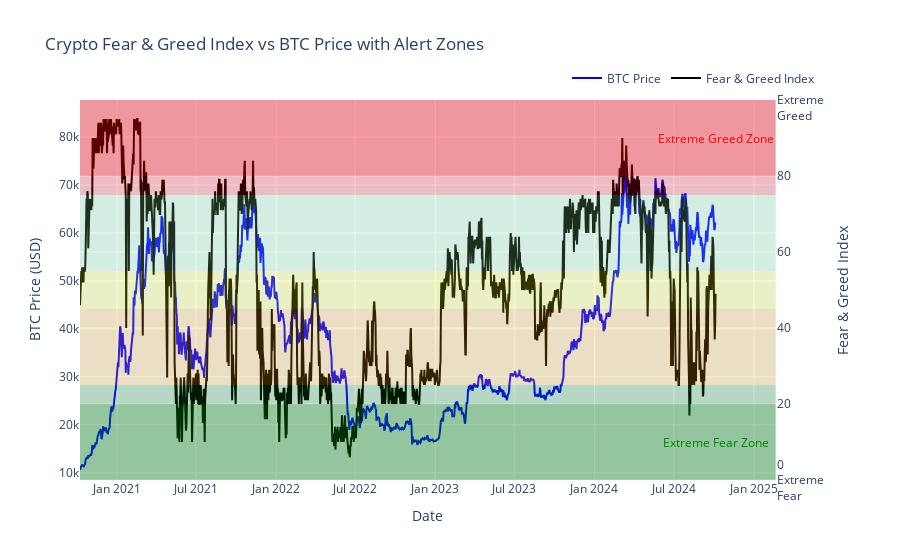

Here is the notebook cell this chart was saved with:
### Code cell
time_period = 365*2
bitcoin_df = get_bitcoin_price_data(time_period)  # Last 120 days

merged_bitcoin_fg_df = merge_data(fear_greed_df, bitcoin_df)
fig = plot_data_with_fear_greed_alerts(merged_bitcoin_fg_df, "BTC")
fig.show()

### Figure 1 — Plotly figure (JSON) as saved in the notebook; plotly's stock layout.template omitted (floating-point values rounded to 4 significant figures; data arrays with more than 128 entries replaced by an {"elided": "..."} marker saying what was removed)
{"data": [{"line": {"color": "blue"}, "name": "BTC Price", "type": "scatter", "x": {"elided": "1459 str values"}, "xaxis": "x", "y": {"elided": "1459 float values"}, "yaxis": "y"}, {"line": {"color": "black", "width": 2}, "name": "Fear & Greed Index", "type": "scatter", "x": {"elided": "1459 str values"}, "xaxis": "x", "y": {"elided": "1459 int values"}, "yaxis": "y2"}], "layout": {"annotations": [{"font": {"color": "green"}, "showarrow": false, "text": "Extreme Fear Zone", "x": "2024-10-05", "y": 10, "yref": "y2"}, {"font": {"color": "red"}, "showarrow": false, "text": "Extreme Greed Zone", "x": "2024-10-05", "y": 90, "yref": "y2"}], "hovermode": "x unified", "legend": {"orientation": "h", "x": 1, "xanchor": "right", "y": 1.02, "yanchor": "bottom"}, "shapes": [{"fillcolor": "green", "line": {"width": 0}, "opacity": 0.2, "type": "rect", "x0": 0, "x1": 1, "xref": "x domain", "y0": 0, "y1": 25, "yref": "y2"}, {"fillcolor": "orange", "line": {"width": 0}, "opacity": 0.2, "type": "rect", "x0": 0, "x1": 1, "xref": "x domain", "y0": 25, "y1": 45, "yref": "y2"}, {"fillcolor": "yellow", "line": {"width": 0}, "opacity": 0.2, "type": "rect", "x0": 0, "x1": 1, "xref": "x domain", "y0": 45, "y1": 55, "yref": "y2"}, {"fillcolor": "lightgreen", "line": {"width": 0}, "opacity": 0.2, "type": "rect", "x0": 0, "x1": 1, "xref": "x domain", "y0": 55, "y1": 75, "yref": "y2"}, {"fillcolor": "red", "line": {"width": 0}, "opacity": 0.2, "type": "rect", "x0": 0, "x1": 1, "xref": "x domain", "y0": 75, "y1": 100, "yref": "y2"}, {"fillcolor": "green", "line": {"width": 0}, "opacity": 0.2, "type": "rect", "x0": 0, "x1": 1, "xref": "x domain", "y0": 0, "y1": 20, "yref": "y2"}, {"fillcolor": "red", "line": {"width": 0}, "opacity": 0.2, "type": "rect", "x0": 0, "x1": 1, "xref": "x domain", "y0": 80, "y1": 100, "yref": "y2"}], "title": {"text": "Crypto Fear & Greed Index vs BTC Price with Alert Zones"}, "xaxis": {"anchor": "y", "domain": [0, 0.94], "title": {"text": "Date"}}, "yaxis": {"anchor": "x", "domain": [0, 1], "range": [8483.0, 87740.0], "title": {"text": "BTC Price (USD)"}}, "yaxis2": {"anchor": "x", "overlaying": "y", "range": [0, 100], "side": "right", "ticktext": ["0<br>Extreme<br>Fear", "20", "40", "60", "80", "100<br>Extreme<br>Greed"], "tickvals": [0, 20, 40, 60, 80, 100], "title": {"text": "Fear & Greed Index"}}}}
